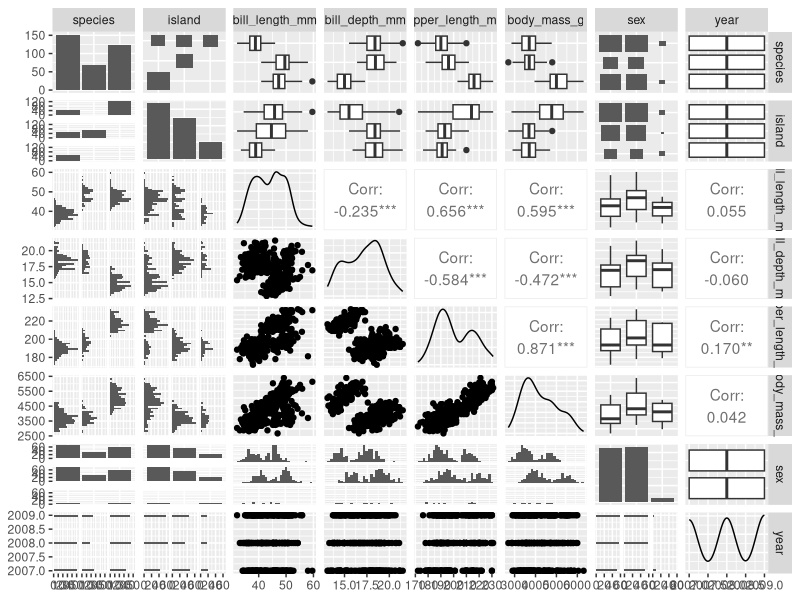
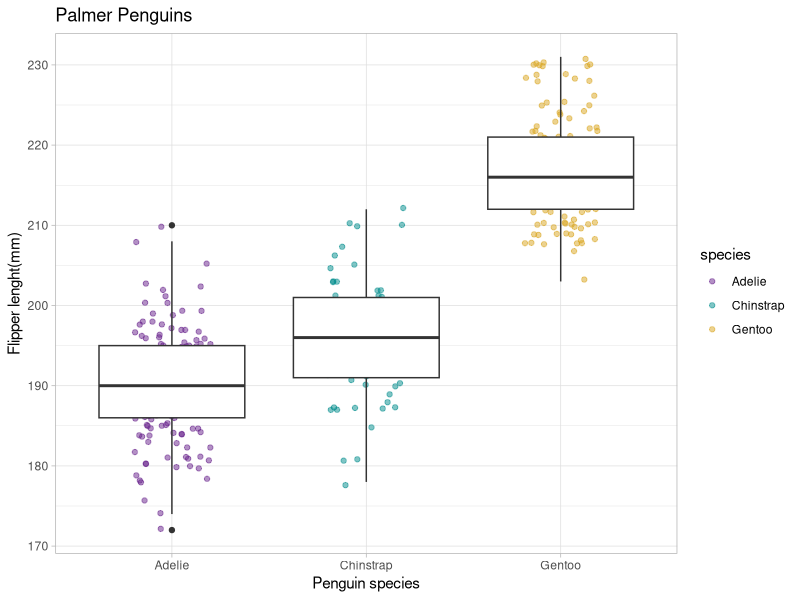
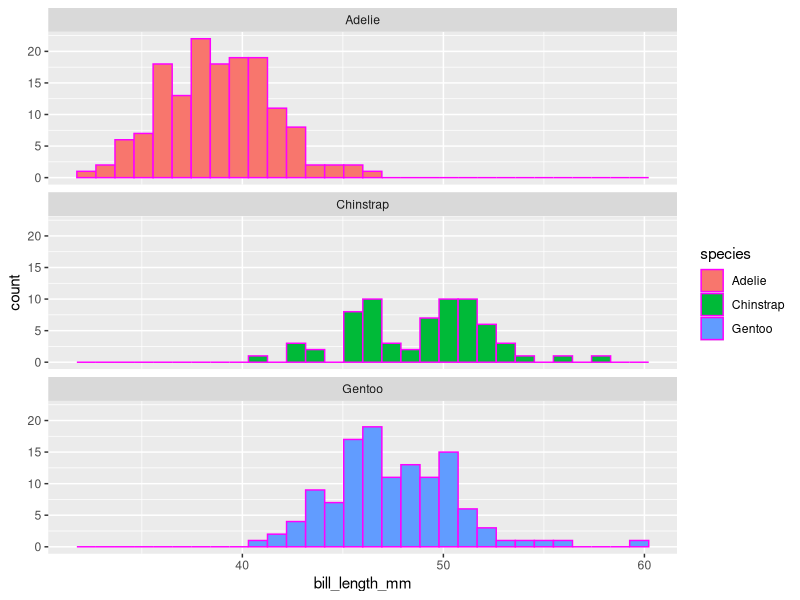

The R script that drew these images, in order:
## ---- chunk 1
#| warning: false
#| echo: false

library(tidyverse)
library(palmerpenguins)
library(GGally)
library(skimr)
## ---- chunk 2
    #| include: false


    # Tell me the coloumn names

    names(penguins)

    # What are the dimension
    dim(penguins)

    # Can you show me the first six lines?
    head(penguins)

    # The last Six
    tail(penguins)
## ---- chunk 3

#| echo: false

2 + 10
## ---- chunk 4
# A good start for summary statistics
skim(penguins)
## ---- chunk 5
#| warning: false
#| echo: false

GGally::ggpairs(penguins)
## ---- chunk 6

ggplot(data = penguins, aes(x = species, y = flipper_length_mm)) + geom_jitter(width = 0.2, alpha = 0.5, aes(color = species)) + geom_boxplot() + theme_light() + scale_color_manual(values = c("darkorchid4", "cyan4", "goldenrod")) + labs(x = "Penguin species", y = "Flipper lenght(mm)", title = "Palmer Penguins")
## ---- chunk 7
ggplot(data = penguins, aes(x = bill_length_mm)) +
  geom_histogram(aes(fill = species), color = "magenta") +
  facet_wrap(~species, ncol =1)
